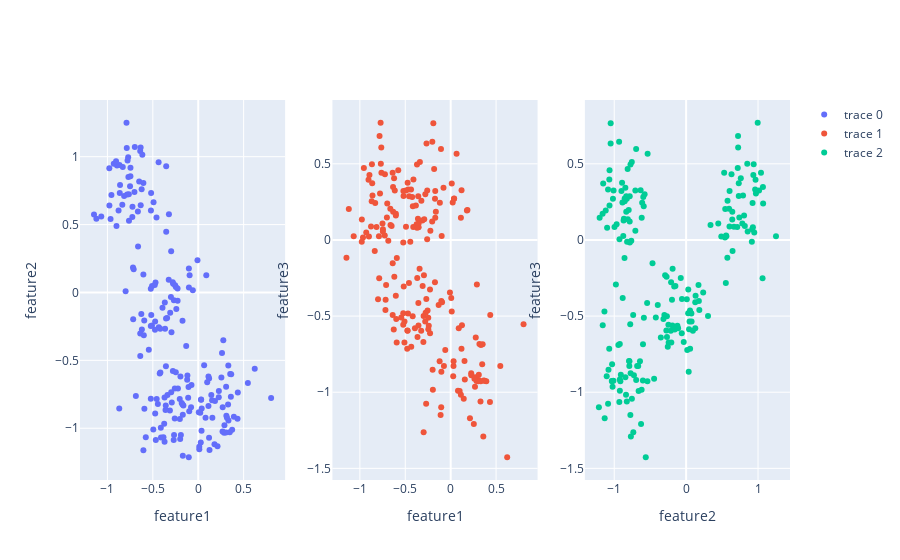

The cell this chart's notebook holds for it:
### Markdown cell above
## Dimensional Visualizations

Inspect your data and consider outlier removal and standardization/normalization.

### Code cell
fig = make_subplots(rows=1, cols=3)

fig.add_trace(
    go.Scatter(
        x=df["feature1"], 
        y=df["feature2"], 
        mode="markers"
    ),
    row=1, col=1,
)

fig.update_xaxes(title_text="feature1", row=1, col=1)
fig.update_yaxes(title_text="feature2", row=1, col=1)

fig.add_trace(
    go.Scatter(
        x=df["feature1"], 
        y=df["feature3"], 
        mode="markers"
    ),
    row=1, col=2
)

fig.update_xaxes(title_text="feature1", row=1, col=2)
fig.update_yaxes(title_text="feature3", row=1, col=2)

fig.add_trace(
    go.Scatter(
        x=df["feature2"], 
        y=df["feature3"], 
        mode="markers"
    ),
    row=1, col=3
)

fig.update_xaxes(title_text="feature2", row=1, col=3)
fig.update_yaxes(title_text="feature3", row=1, col=3)

### Figure 1 — Plotly figure (JSON) as saved in the notebook; plotly's stock layout.template omitted (floating-point values rounded to 4 significant figures; data arrays with more than 128 entries replaced by an {"elided": "..."} marker saying what was removed)
{"data": [{"mode": "markers", "type": "scatter", "x": {"elided": "200 float values"}, "xaxis": "x", "y": {"elided": "200 float values"}, "yaxis": "y"}, {"mode": "markers", "type": "scatter", "x": {"elided": "200 float values"}, "xaxis": "x2", "y": {"elided": "200 float values"}, "yaxis": "y2"}, {"mode": "markers", "type": "scatter", "x": {"elided": "200 float values"}, "xaxis": "x3", "y": {"elided": "200 float values"}, "yaxis": "y3"}], "layout": {"xaxis": {"anchor": "y", "domain": [0, 0.2889], "title": {"text": "feature1"}}, "xaxis2": {"anchor": "y2", "domain": [0.3556, 0.6444], "title": {"text": "feature1"}}, "xaxis3": {"anchor": "y3", "domain": [0.7111, 1], "title": {"text": "feature2"}}, "yaxis": {"anchor": "x", "domain": [0, 1], "title": {"text": "feature2"}}, "yaxis2": {"anchor": "x2", "domain": [0, 1], "title": {"text": "feature3"}}, "yaxis3": {"anchor": "x3", "domain": [0, 1], "title": {"text": "feature3"}}}}
